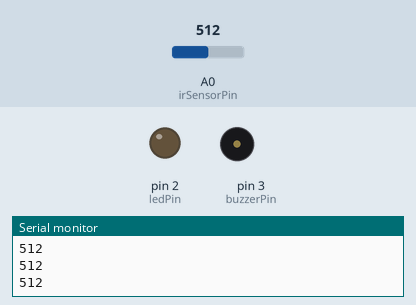
A sketch run on a simulated Arduino Uno, built with avr-gcc and run on an emulated ATmega328P. Parts: output pins drawn as LEDs (lit = HIGH), buzzer (waves = sounding, pin HIGH), the last lines printed to the serial monitor. The inputs (shaded band) are chosen by the test bench; at power-on: A0 (irSensorPin) = 512.

Above: at 1.2 s.
1.3 s: A0 (irSensorPin) set to 482
At 2.5 s:
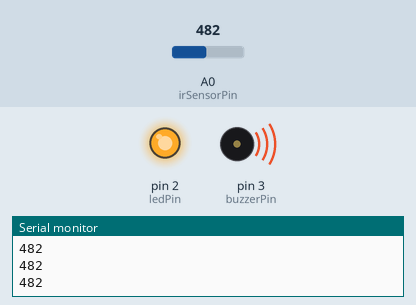
2.8 s: A0 (irSensorPin) set to 510
At 4.0 s:
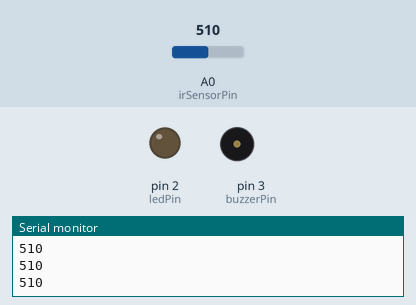
4.3 s: A0 (irSensorPin) set to 490
At 5.3 s:
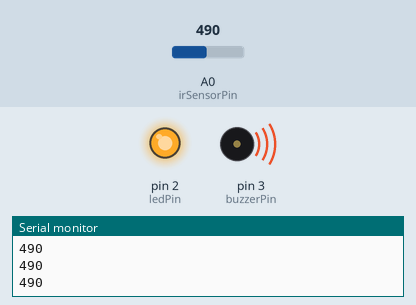
Timing chart, 0 to 7.3 s (numbered marks = the images above; inputs shaded):
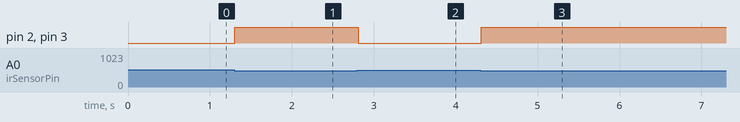

Measured:
- the behaviour switches between 500 and 499 on A0 (irSensorPin) (found by bisection; images 0 and 1)
- after the input at 1.3 s, pin 2 (ledPin), pin 3 (buzzerPin): LOW → HIGH at once
- after the input at 2.8 s, pin 2 (ledPin), pin 3 (buzzerPin): HIGH → LOW at once
- after the input at 4.3 s, pin 2 (ledPin), pin 3 (buzzerPin): LOW → HIGH at once

The sketch:

code.ino
```cpp
const int ledPin = 2;      // Pin for the LED
const int irSensorPin = A0; // Analog pin for the IR sensor
const int buzzerPin = 3;    // Pin for the buzzer

void setup() {
  pinMode(ledPin, OUTPUT);
  pinMode(irSensorPin, INPUT);
  pinMode(buzzerPin, OUTPUT);
  Serial.begin(9600);
}

void loop() {
  int sensorValue = analogRead(irSensorPin); // Read the IR sensor value
  int threshold = 500; // Set a threshold value (adjust as needed)

  if (sensorValue < threshold) {
    digitalWrite(ledPin, HIGH); // Turn on the LED
    digitalWrite(buzzerPin, HIGH); // Turn on the buzzer
  } else {
    digitalWrite(ledPin, LOW); // Turn off the LED
    digitalWrite(buzzerPin, LOW); // Turn off the buzzer
  }

  Serial.println(sensorValue); // Print sensor value for debugging
  delay(100); // Delay for stability
}
```
